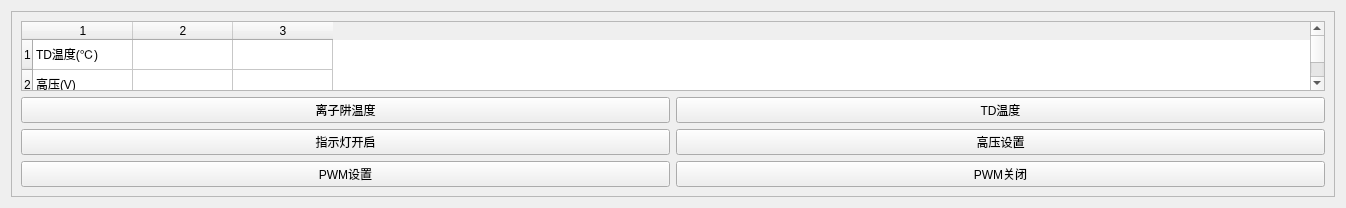
     <widget class="QWidget" name="page">
      <property name="geometry">
       <rect>
        <x>0</x>
        <y>0</y>
        <width>1346</width>
        <height>198</height>
       </rect>
      </property>
      <attribute name="label">
       <string>夹管阀</string>
      </attribute>
      <layout class="QHBoxLayout" name="horizontalLayout">
       <item>
        <widget class="QFrame" name="frame_3">
         <property name="frameShape">
          <enum>QFrame::StyledPanel</enum>
         </property>
         <property name="frameShadow">
          <enum>QFrame::Raised</enum>
         </property>
         <layout class="QVBoxLayout" name="verticalLayout_17">
          <item>
           <widget class="QTableWidget" name="tableWidget_td_esi_set">
            <property name="rowCount">
             <number>4</number>
            </property>
            <property name="columnCount">
             <number>3</number>
            </property>
            <row/>
            <row/>
            <row/>
            <row/>
            <column/>
            <column/>
            <column/>
            <item row="0" column="0">
             <property name="text">
              <string>TD温度(℃)</string>
             </property>
            </item>
            <item row="1" column="0">
             <property name="text">
              <string>高压(V)</string>
             </property>
            </item>
            <item row="2" column="0">
             <property name="text">
              <string>离子阱温度(℃)</string>
             </property>
            </item>
            <item row="3" column="0">
             <property name="text">
              <string>气泵转速(%)</string>
             </property>
            </item>
            <item row="3" column="1">
             <property name="text">
              <string/>
             </property>
            </item>
            <item row="3" column="2">
             <property name="text">
              <string/>
             </property>
            </item>
           </widget>
          </item>
          <item>
           <layout class="QGridLayout" name="gridLayout_10">
            <item row="1" column="0">
             <widget class="QPushButton" name="btn_indicator_light">
              <property name="text">
               <string>指示灯开启</string>
              </property>
             </widget>
            </item>
            <item row="1" column="1">
             <widget class="QPushButton" name="btn_high_voltage">
              <property name="text">
               <string>高压设置</string>
              </property>
             </widget>
            </item>
            <item row="3" column="0">
             <widget class="QPushButton" name="btn_pwm_scope_set">
              <property name="text">
               <string>PWM设置</string>
              </property>
             </widget>
            </item>
            <item row="0" column="1">
             <widget class="QPushButton" name="btn_temperature_set">
              <property name="text">
               <string>TD温度</string>
              </property>
             </widget>
            </item>
            <item row="3" column="1">
             <widget class="QPushButton" name="btn_pwm_scope_close">
              <property name="text">
               <string>PWM关闭</string>
              </property>
             </widget>
            </item>
            <item row="0" column="0">
             <widget class="QPushButton" name="btn_ion_trap_temp">
              <property name="text">
               <string>离子阱温度</string>
              </property>
             </widget>
            </item>
           </layout>
          </item>
         </layout>
        </widget>
       </item>
      </layout>
     </widget>
